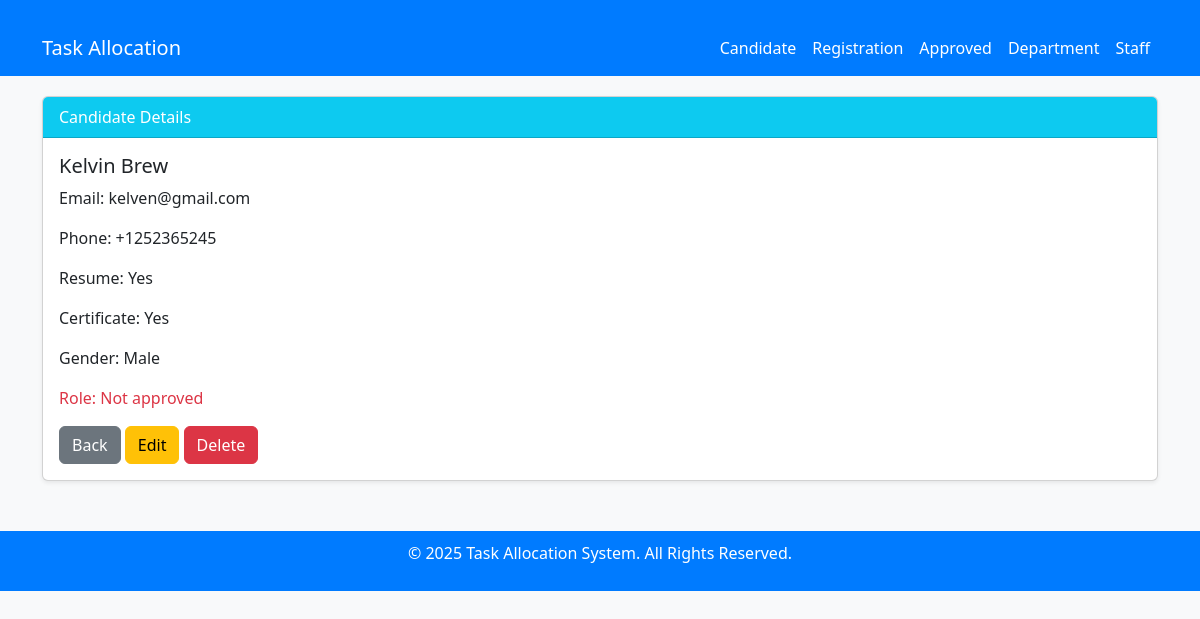
/candidates/9/, run on an earlier commit of the app's database.
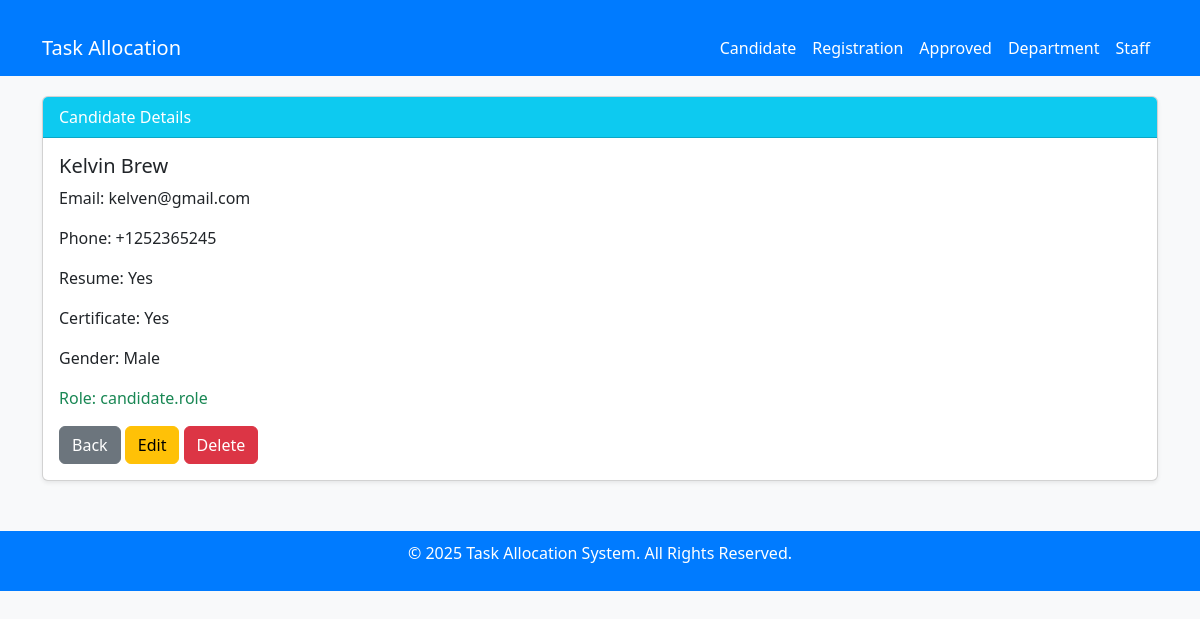
And on a later commit of the database.
### mainApp/views.py (the view)
# urls.py: path('candidates/<int:candidate_id>/', views.view_candidate, name='view_candidate'),
def view_candidate(request, candidate_id):
    candidate = get_object_or_404(Candidate, id=candidate_id)
    return render(request, 'task_allocation/candidates/view_candidate.html', {'candidate': candidate})

### templates/task_allocation/candidates/view_candidate.html (shortened to what this page needs)
{% extends '../base.html' %}
{% block content %}
<div class="card shadow-sm">
  <div class="card-header bg-info text-white">Candidate Details</div>
  <div class="card-body">
    <h5>{{ candidate.first_name }} {{ candidate.last_name }}</h5>
    <p>Email: {{ candidate.email }}</p>
    <p>Phone: {{ candidate.phone }}</p>
    {% if candidate.resume %}
    <p>Resume: Yes</p>
    {% else %}
    <p>Resume: No</p>
    {% endif %}
    {% if candidate.certificate %}
    <p>Certificate: Yes</p>
    {% else %}
    <p>Certificate: No</p>
    {% endif %}
    <p>Gender: {{ candidate.gender }}</p>
    {% if candidate.role == "no_role" %}
    <p class="text-danger">Role: Not approved</p>
    {% else %}
    <p class="text-success">Role: candidate.role</p>
    {% endif %}
    <a href="{% url 'candidate_list' %}" class="btn btn-secondary">Back</a>
    <a href="{% url 'edit_candidate' candidate.id %}" class="btn btn-warning">Edit</a>
    <a href="{% url 'delete_candidate' candidate.id %}" class="btn btn-danger"
      onclick="return confirm('Are you sure you want to delete this candidate?');">Delete</a>
  </div>
</div>
{% endblock %}

What changed in the data, as far as the page shows it:
changed Candidate "Kelvin": role "no_role" → "Project Assistant" (drawn)
Also different on the page:
text no longer shown: "Role: Not approved"
text now shown: "Role: candidate.role"
